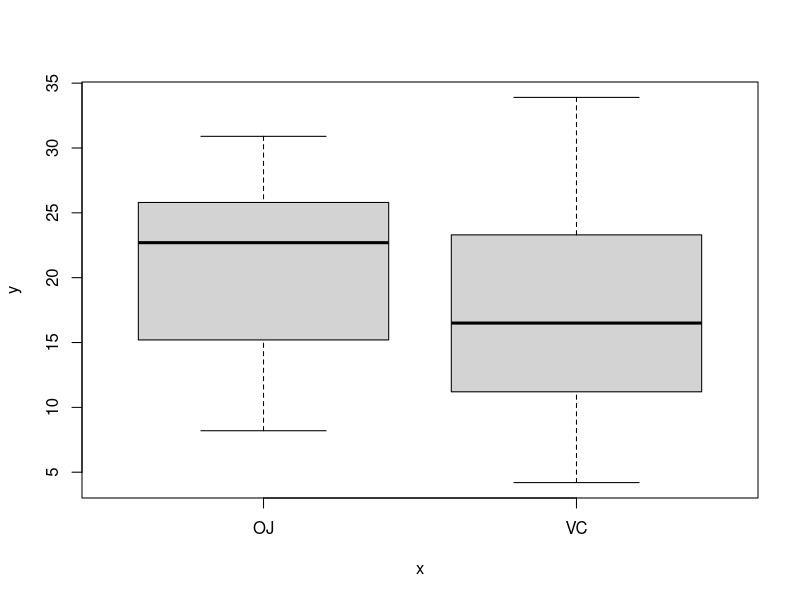
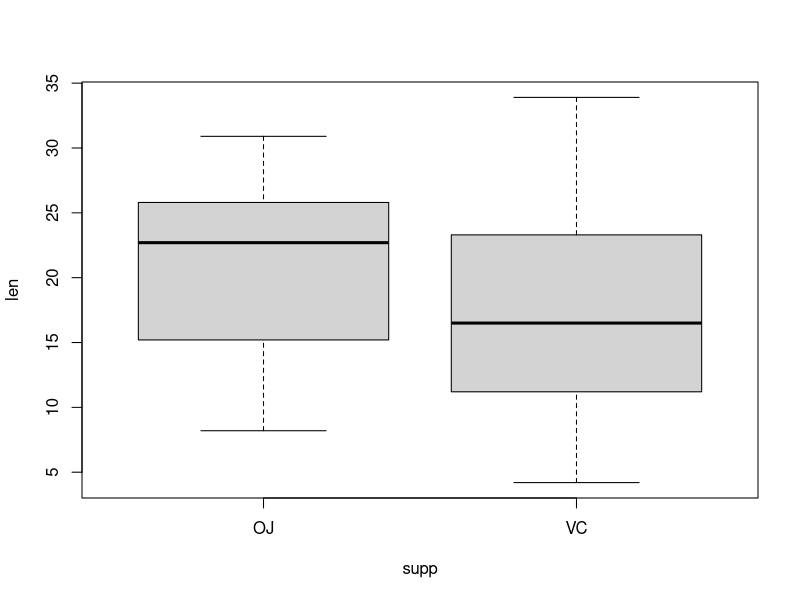
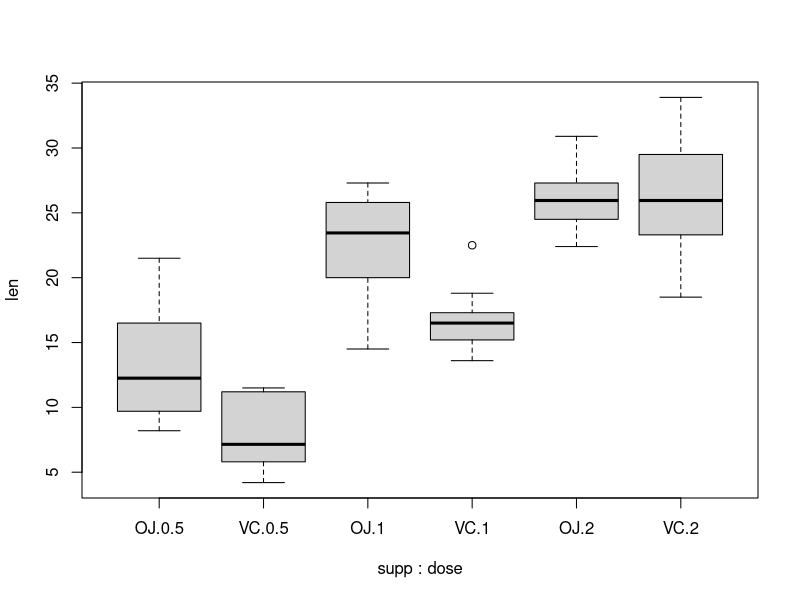
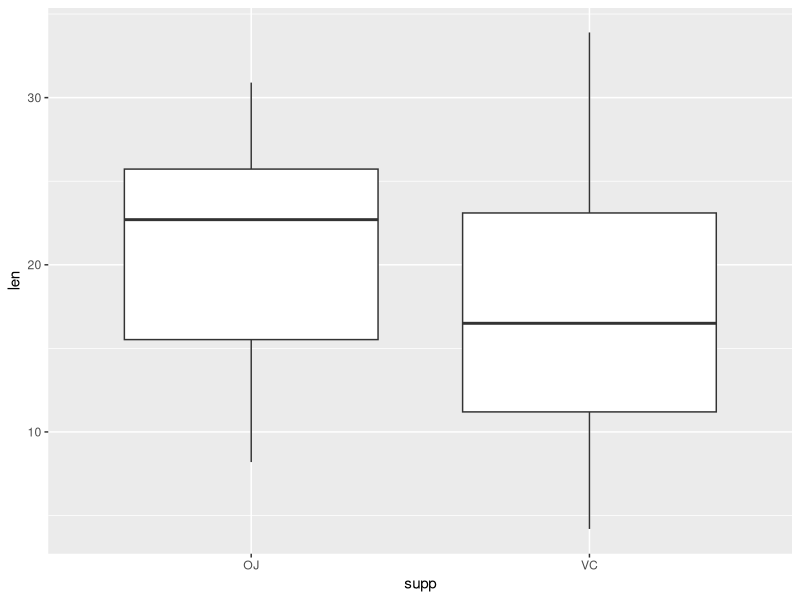
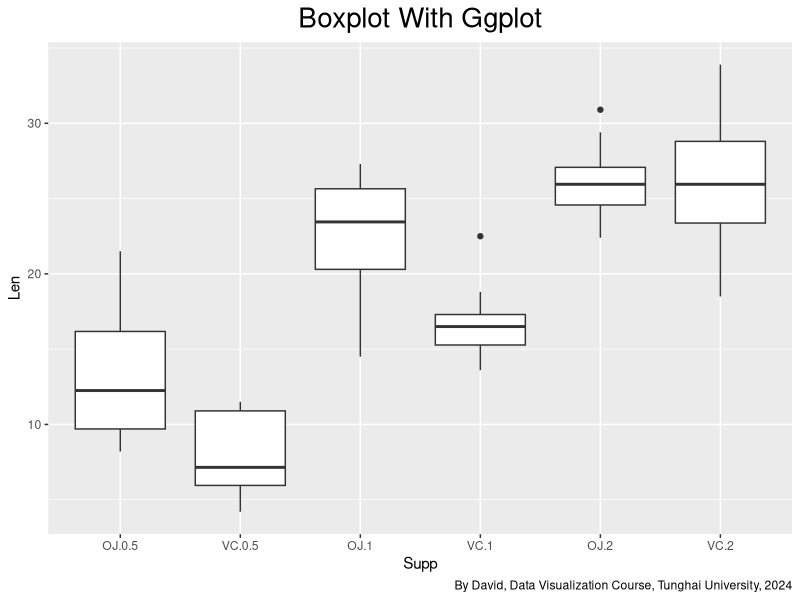

Here is the R script that generated these plots, in order:
#
# David
# 2024/10/21
# Draw Box Plot
#


plot(ToothGrowth$supp, ToothGrowth$len)

# Formula syntax
boxplot(len ~ supp, data = ToothGrowth)

# Put interaction of two variables on x-axis
boxplot(len ~ supp + dose, data = ToothGrowth)

library(ggplot2)

ggplot(ToothGrowth, aes(x  = supp, y = len)) +
  geom_boxplot()

# Use suppp, dose for x axis
ggplot(ToothGrowth, aes(x  = interaction(supp, dose), y = len)) + 
  labs(title = "Boxplot With Ggplot",
       x = "Supp",
       y = "Len",
       caption = "By David, Data Visualization Course, Tunghai University, 2024") +
  theme(plot.title = element_text(hjust = 0.5, size = 20)) +
  geom_boxplot()
